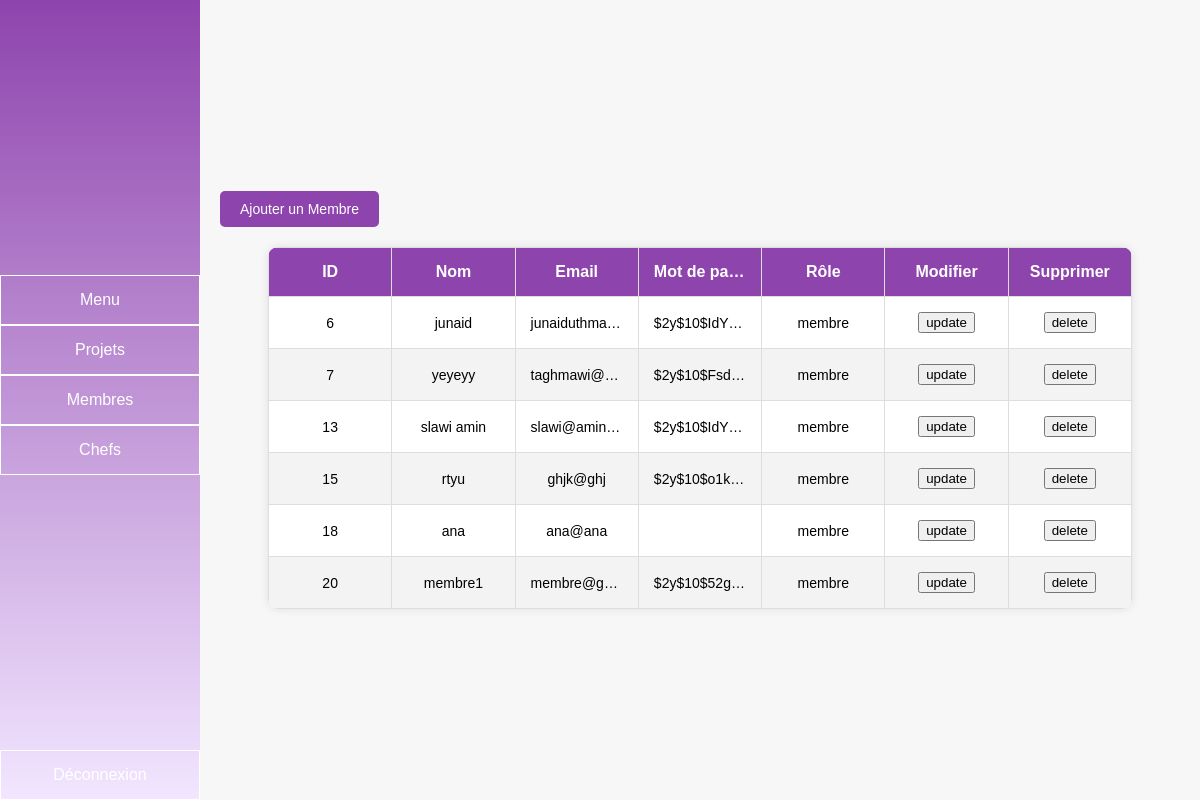
Page /espace_admin/index.php?action=membres (signed in) on the committed database.
### tables this page shows
CREATE TABLE `user` (
  `id_user` int(11) NOT NULL,
  `nom_user` varchar(30) NOT NULL,
  `email` varchar(30) NOT NULL,
  `password` varchar(300) NOT NULL,
  `role` varchar(30) NOT NULL
);

### espace_admin/model/user_transaction.php (called while the page is built, shortened)
<?php
    class user_transaction{
        private $conn;
        public function __construct(){
            $db = new database();
            $this->conn = $db->connect();
        }
        public function display_all() {
            $query = $this->conn->query("SELECT * FROM user WHERE role='membre'");
            if ($query) {
                $membres = $query->fetchAll(PDO::FETCH_ASSOC);
                return $membres;
            }
        }
    }
?>

### espace_admin/model/database.php (called while the page is built, shortened)
<?php
class database {
    private $host = "localhost";
    private $db_name = "gestion_projet";
    private $username = "root";
    private $password = "";
    public function connect() {
        $this->conn = null;
        try {
            $this->conn = new PDO(
                "mysql:host=" . $this->host . ";dbname=" . $this->db_name,
                $this->username,
                $this->password
            );
            $this->conn->setAttribute(PDO::ATTR_ERRMODE, PDO::ERRMODE_EXCEPTION);
        } catch (PDOException $e) {
            echo "Erreur de connexion : " . $e->getMessage();
        }
        return $this->conn;
    }
}
?>

### espace_admin/vue/html/display_membres.php (the view, shortened to what this page needs)
<!DOCTYPE html>
<html lang="en">
<head>
    <link rel="stylesheet" href="http://localhost/gestion_projet/espace_admin/vue/css/display_membres.css">
</head>
<body>
<div class="sidebar">
        <div class="buttons">
            <a href="index.php?action=homepage"><button>Menu</button></a>
            <a href="index.php?action=projects"><button>Projets</button></a>
            <a href="index.php?action=membres"><button>Membres</button></a>
            <a href="index.php?action=chefs"><button>Chefs</button></a>
        </div>
        <a href="index.php?action=deconexion"><button class="logout">Déconnexion</button></a>
    </div>
    <div class="content">
        <div class="table-container">
        <a href="index.php?action=add_user_page"><button class="add-member-btn">Ajouter un Membre</button></a>
            <table class="styled-table">
                <thead>
                    <tr>
                        <th>ID</th>
                        <th>Nom</th>
                        <th>Email</th>
                        <th>Mot de passe</th>
                        <th>Rôle</th>
                        <th>Modifier</th>
                        <th>Supprimer</th>
                    </tr>
                </thead>
                <tbody>
                    <?php foreach ($membres as $m) {  ?>
                        <tr>
                            <td><?php echo $m["id_user"]; ?></td>
                            <td><?php echo $m["nom_user"]; ?></td>
                            <td><?php echo $m["email"]; ?></td>
                            <td><?php echo $m["password"]; ?></td>
                            <td><?php echo $m["role"]; ?></td>
                            <td><a href="index.php?action=update_member_page&id=<?php echo $m["id_user"]; ?>"><button>update</button></a></td>
                            <td><a href="index.php?action=delete_member&id=<?php echo $m["id_user"]; ?>"><button>delete</button></a></td>
                        </tr>
                    <?php } ?>
                </tbody>
            </table>
        </div>
    </div>
</body>
</html>

### espace_admin/vue/css/display_membres.css (style rules this page uses)
body { margin: 0; font-family: Arial, sans-serif; display: flex; height: 100vh; }
.sidebar { width: 200px; background: linear-gradient(180deg, #8e44ad, #f2e6ff); padding: 0; display: flex; flex-direction: column; justify-content: space-between; align-items: stretch; position: fixed; height: 100vh; top: 0; left: 0; }
.sidebar .buttons { display: flex; flex-direction: column; margin-top: auto; margin-bottom: auto; }
.sidebar button { background: none; border: 1px solid white; width: 100%; padding: 15px; color: white; font-size: 16px; cursor: pointer; transition: background 0.3s; }
.content { flex: 1; padding: 20px; background: #f7f7f7; margin-left: 200px; display: flex; justify-content: center; align-items: center; }
.table-container { position: relative; width: 100%; }
.add-member-btn { background-color: #8e44ad; color: white; padding: 10px 20px; margin-bottom: 20px; border: none; cursor: pointer; font-size: 14px; border-radius: 5px; transition: background-color 0.3s ease; }
.styled-table { width: 90%; border-collapse: collapse; margin: auto; background: white; box-shadow: 0 0 10px rgba(0, 0, 0, 0.1); border-radius: 10px; overflow: hidden; table-layout: fixed; }
.styled-table thead { background-color: #8e44ad; color: white; text-align: left; }
.styled-table th, .styled-table td { padding: 15px; text-align: center; overflow: hidden; text-overflow: ellipsis; white-space: nowrap; border: 1px solid #ddd; }
.styled-table tbody tr:nth-child(even) { background-color: #f3f3f3; }
.styled-table th { font-size: 16px; }
.styled-table td { font-size: 14px; }

### rows in the picture
user: id_user "6", nom_user "junaid", email "junaiduthma…", password "$2y$10$IdY…", role "membre"
user: id_user "7", nom_user "yeyeyy", email "taghmawi@…", password "$2y$10$Fsd…", role "membre"
user: id_user "13", nom_user "slawi amin", email "slawi@amin…", password "$2y$10$IdY…", role "membre"
user: id_user "15", nom_user "rtyu", email "ghjk@ghj", password "$2y$10$o1k…", role "membre"
user: id_user "18", nom_user "ana", email "ana@ana", role "membre"
user: id_user "20", nom_user "membre1", email "membre@g…", password "$2y$10$52g…", role "membre"
